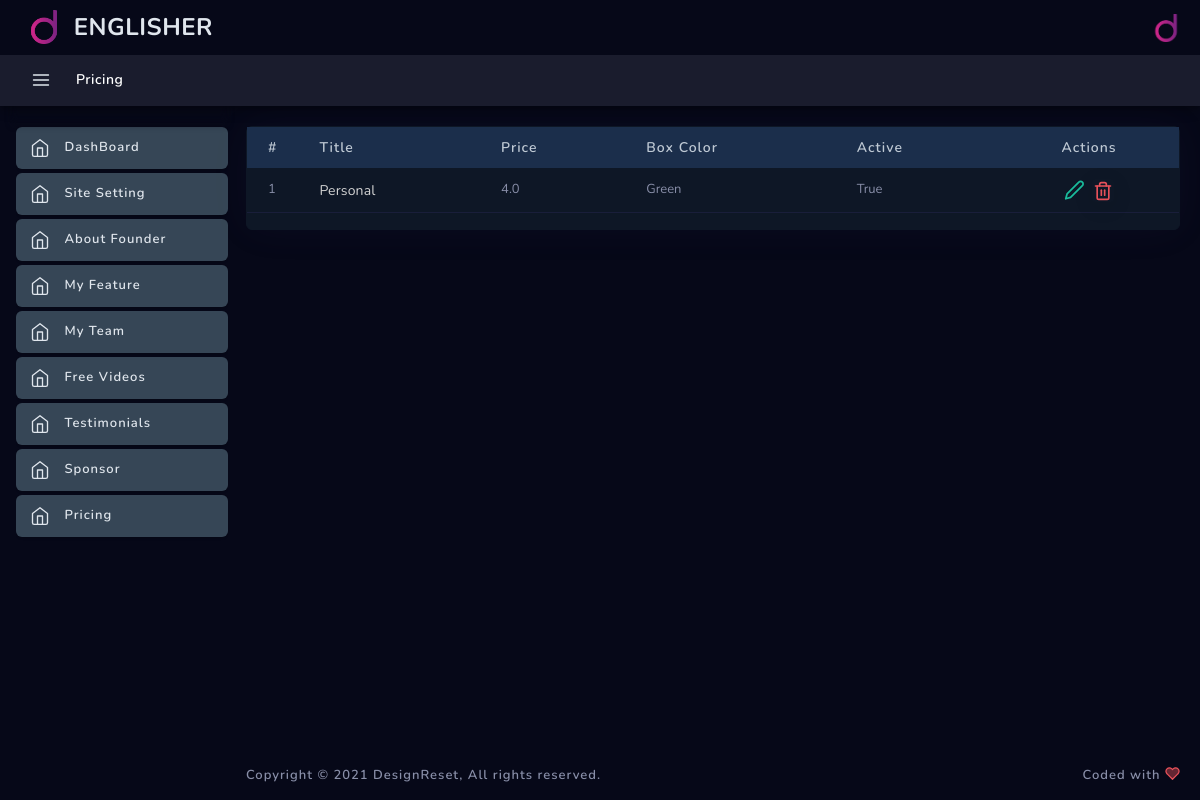
The page /dashboard/pricing/list/ (signed in) on the database its author committed.
### englisher/models.py (models this page shows)
class Pricing(models.Model):
    title = models.CharField(max_length=250)
    price = models.FloatField()
    plan_included = models.TextField()
    payment_url = models.URLField()
    box_color = models.CharField(max_length=10,choices=COLOR_CHOICES)
    active = models.BooleanField(default=False)
    created = models.DateTimeField(auto_now_add=True)
    updated = models.DateTimeField(auto_now=True)
    def __str__(self):
        return self.title

### englisher/dashbord/pricing/views.py (the view)
# urls.py: path("pricing/list/", PricingListView.as_view(), name="pricing-list"),
class PricingListView(PricingMixin, ListView):
    template_name = "dashboard/dash_template/pricing/list.html"
    permission_required = "englisher.view_pricing"

### templates/dashboard/dash_template/pricing/list.html (shortened to what this page needs)
{% extends 'dashboard/base.html' %}
{% load static %}
{% block pagelevelcss %}
<link rel="stylesheet" type="text/css" href="{% static 'dashboard/plugins/table/datatable/datatables.css' %}">
<link rel="stylesheet" type="text/css" href="{% static 'dashboard/plugins/table/datatable/dt-global_style.css' %}">
<link rel="stylesheet" type="text/css" href="{% static 'dashboard/assets/css/forms/theme-checkbox-radio.css' %}">
<link href="{% static 'dashboard/assets/css/apps/invoice-list.css' %}" rel="stylesheet" type="text/css" />
<link href="{% static 'dashboard/assets/css/tables/table-basic.css' %}" rel="stylesheet" type="text/css" />
{% endblock pagelevelcss %}
{% block breadcrumb %}
<li class="breadcrumb-item active" aria-current="page"><span>Pricing</span></li>
{% endblock breadcrumb %}
{% block content %}
<div class="row layout-top-spacing">
    <div class="col-xl-12 col-lg-12 col-sm-12 layout-spacing">
        <div class="widget-content widget-content-area br-6">
            <table id="invoice-list" class="table table-hover" style="width:100%">
                <thead>
                    <tr>
                        <th class="checkbox-column" style="width: 10px;"> # </th>
                        <th>Title</th>
                        <th>Price</th>
                        <th>Box Color</th>
                        <th>Active</th>
                        <th class="text-center">Actions</th>
                    </tr>
                </thead>
                <tbody>
                    {% for pricing in object_list %}
                    <tr>
                        <td class="checkbox-column"> 1 </td>
                        <td>
                            <div class="d-flex">
                                <p class="align-self-center mb-0 user-name">{{pricing}}</p>
                            </div>
                        </td>
                        <td>{{pricing.price}}</td>
                        <td>{{pricing.get_box_color_display}}</td>
                        <td>{{pricing.active}}</td>
                        <td class="text-center">
                            <ul class="table-controls">
                                <li><a href="{% url 'pricing-edit' pricing.id %}" data-toggle="tooltip" data-placement="top" title="" data-original-title="Edit"><svg xmlns="http://www.w3.org/2000/svg" width="24" height="24" viewBox="0 0 24 24" fill="none" stroke="currentColor" stroke-width="2" stroke-linecap="round" stroke-linejoin="round" class="feather feather-edit-2 text-success"><path d="M17 3a2.828 2.828 0 1 1 4 4L7.5 20.5 2 22l1.5-5.5L17 3z"></path></svg></a></li>
                                <li>
                                    <form action="{% url 'pricing-delete' pricing.id %}" method="post">
                                        <button type="submit" class="btn p-0" style="background-color:transparent" >
                                        </button>
                                    </form>
                                </li>
                            </ul>
                        </td>
                    </tr>
                    {% endfor %}
                </tbody>
            </table>
        </div>
    </div>
</div>
{% endblock content %}

### englisher/static/dashboard/assets/css/dashboard/dash_1.css (style rules this page uses)
.layout-spacing { padding-bottom: 25px; }

### englisher/static/dashboard/assets/css/apps/invoice-list.css (style rules this page uses)
.widget-content-area, .dataTables_wrapper { padding: 0; }
.table > thead { border-top: none; border-bottom: none; }
.table > thead > tr > th { text-transform: initial; font-weight: 600; border-top: none; border-right: none; border-left: none; padding-top: 0; padding-bottom: 0; padding-left: 0; -webkit-transition: all 0.1s ease; transition: all 0.1s ease; padding: 10px 21px 10px 21px; font-weight: 600; font-size: 14px; letter-spacing: 1px; white-space: nowrap; }
.table > thead > tr > th:first-child:before, .table > thead > tr > th:first-child:after { display: none; }
.table > thead > tr > th:last-child:before, .table > thead > tr > th:last-child:after { display: none; }
.table > tbody:before { display: none; }
.table > tbody > tr > td { padding: 0; padding: 10px 21px 10px 21px; letter-spacing: normal; white-space: nowrap; }
.table > tbody > tr > td:first-child { border-top-left-radius: 6px; }
.table > tbody > tr > td .user-name { color: #d3d3d3; font-size: 14px; letter-spacing: .14px; margin-bottom: 0; overflow: hidden; text-align: left; text-overflow: ellipsis; white-space: nowrap; word-wrap: break-word; }

### englisher/static/dashboard/assets/css/tables/table-basic.css (style rules this page uses)
.table-controls { padding: 0; margin: 0; list-style: none; }
.table-controls > li { display: inline-block; margin: 0 2px; line-height: 1; }
.table-controls > li > a { display: inline-block; }

### englisher/static/dashboard/assets/css/main.css (style rules this page uses)
html { min-height: 100%; }
body { color: #888ea8; height: 100%; font-size: 0.875rem; background: #f1f2f3; overflow-x: hidden; overflow-y: auto; letter-spacing: 0.0312rem; font-family: 'Nunito', sans-serif; }
p { margin-top: 0; margin-bottom: 0.625rem; color: #515365; }
a { color: #e0e6ed; outline: none; }
.btn { padding: 0.4375rem 1.25rem; text-shadow: none; font-size: 14px; color: #3b3f5c; font-weight: normal; white-space: normal; word-wrap: break-word; transition: .2s ease-out; touch-action: manipulation; cursor: pointer; background-color: #f1f2f3; box-shadow: 0px 5px 20px 0 rgba(0, 0, 0, 0.1); will-change: opacity, transform; transition: all 0.3s ease-out; -webkit-transition: all 0.3s ease-out; }
.btn svg { width: 20px; height: 20px; vertical-align: bottom; }
.table > tbody > tr > td { vertical-align: middle; color: #515365; font-size: 13px; letter-spacing: 1px; }
.table > thead > tr > th { color: #4361ee; font-weight: 700; font-size: 13px; letter-spacing: 1px; text-transform: uppercase; }
.table thead th { vertical-align: bottom; border-bottom: none; }
.table-controls > li > a svg { color: #25d5e4; }
.table-controls > li > a svg { color: #888ea8; width: 21px; }
.table { background-color: #0e1726; }
.table > thead > tr > th { color: #d3d3d3; }
.table > tbody > tr > td { color: #bfc9d4; }
.table.table-hover tbody tr { background-color: #060818; }
.table td, .table th, .table thead th { border-color: #191e3a !important; }
.br-6 { border-radius: 6px !important; }
.text-success { color: #1abc9c !important; }
.text-danger { color: #e7515a !important; }

### englisher/static/dashboard/assets/css/structure.css (style rules this page uses)
html { min-height: 100%; }
body { color: #888ea8; height: 100%; font-size: 0.875rem; background: #060818; overflow-x: hidden; overflow-y: auto; letter-spacing: 0.0312rem; font-family: 'Nunito', sans-serif; }
p { margin-top: 0; margin-bottom: 0.625rem; color: #ebedf2; }
.layout-top-spacing { margin-top: 20px; }
.layout-spacing { padding-bottom: 40px; }
.widget-content-area { padding: 20px; position: relative; background-color: #0e1726; border-bottom-left-radius: 6px; border-bottom-right-radius: 6px; }
.sub-header-container .breadcrumb-one .breadcrumb-item { align-self: center; display: flex; }
.sub-header-container .breadcrumb-one .breadcrumb-item span { vertical-align: sub; }
.sub-header-container .breadcrumb-one .breadcrumb-item.active { color: #fff; font-weight: 600; }

### rows shown on the page
Pricing: title "Personal", price "4.0", box_color "Green", active "True"
